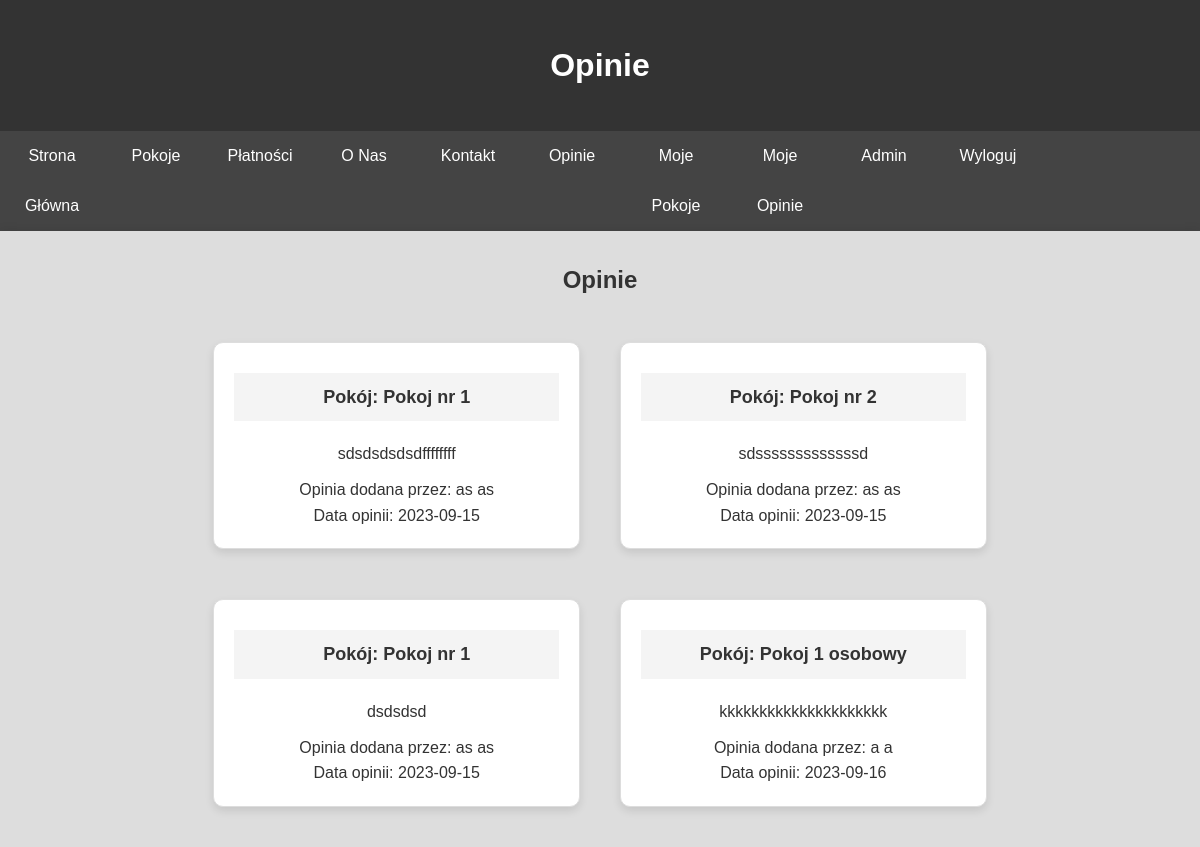
The app's page /reviews.php (signed in) with its own data.
### tables this page shows
CREATE TABLE `reviews` (
  `review_id` int(11) NOT NULL,
  `user_id` int(11) DEFAULT NULL,
  `room_id` int(11) DEFAULT NULL,
  `review_text` text DEFAULT NULL,
  `review_date` date DEFAULT NULL
);

CREATE TABLE `rooms` (
  `room_id` int(11) NOT NULL,
  `room_name` varchar(255) NOT NULL,
  `room_description` text DEFAULT NULL,
  `room_image` varchar(255) DEFAULT NULL,
  `is_available` tinyint(1) DEFAULT 1,
  `price` decimal(10,2) NOT NULL DEFAULT 0.00
);

CREATE TABLE `users` (
  `user_id` int(11) NOT NULL,
  `username` varchar(255) NOT NULL,
  `password` varchar(255) NOT NULL,
  `first_name` varchar(255) NOT NULL,
  `last_name` varchar(255) NOT NULL,
  `email` varchar(255) NOT NULL,
  `role` varchar(10) NOT NULL DEFAULT 'user'
);

### reviews.php (the view, shortened to what this page needs)
<?php
include 'includes/db_connection.php';
$sql = "SELECT rooms.room_name, rooms.room_image, reviews.review_text, users.first_name, users.last_name, reviews.review_date
        FROM reviews
        JOIN rooms ON reviews.room_id = rooms.room_id
        JOIN users ON reviews.user_id = users.user_id";
$reviews = $conn->query($sql);
?>
<!DOCTYPE html>
<html lang='pl'>
<head>
    <link rel='stylesheet' href='assets/css/styles.css'>
</head>
<body>
    <header>
        <h1>Opinie</h1>
    </header>
    <nav>
        <ul>
            <li><a href='index.php'>Strona Główna</a></li>
            <li><a href='available_rooms.php'>Pokoje</a></li>
            <li><a href='payments.php'>Płatności</a></li>
            <li><a href='about.php'>O Nas</a></li>
            <li><a href='contact.php'>Kontakt</a></li>
            <li><a href='reviews.php'>Opinie</a></li>
            <li><a href='my_rooms.php'>Moje Pokoje</a></li>
            <li><a href='my_reviews.php'>Moje Opinie</a></li>
            <?php if (isset($_SESSION['role']) && $_SESSION['role'] == 'admin'): ?>
                <li><a href='admin_panel.php'>Admin</a></li>
            <?php endif; ?>
            <li><a href='logout.php'>Wyloguj</a></li>
        </ul>
    </nav>
    <div class="centered-container">
        <main>
            <section class='user-reviews'>
                <div class='reviews-section'>
                    <h2 class="section-title">Opinie</h2>
                    <div class="reviews-grid">
                        <?php
                        if ($reviews->num_rows > 0) {
                            while ($review = $reviews->fetch_assoc()) {
                                echo "<div class='review-card room-card'>";
                                echo "<h3>Pokój: " . $review['room_name'] . "</h3>";
                                echo "<p>" . $review['review_text'] . "</p>";
                                echo "<span>Opinia dodana przez: " . $review['first_name'] . " " . $review['last_name'] . "</span>";
                                if (!empty($review['review_date'])) {
                                    echo "<br><span>Data opinii: " . $review['review_date'] . "</span>";
                                }
                                echo "</div>";
                            }
                        } else {
                            echo "<p>Brak opinii.</p>";
                        }
                        ?>
                    </div>
                </div>
            </section>
        </main>
    </div>
</body>
</html>

### assets/css/styles.css (style rules this page uses)
* { padding: 0; margin: 0; box-sizing: border-box; }
body, h1, h2, h3, p, ul, li, a, input, textarea, select, button { font-family: 'Arial', sans-serif; }
body { background-color: #ddd; color: #333; font-size: 16px; line-height: 1.6; }
header, footer { background-color: #333; color: #fff; text-align: center; padding: 40px 0; }
nav ul { display: flex; list-style-type: none; background-color: #444; }
nav ul li { float: left; width: 7%; margin: 0 10px; }
nav ul li a { display: block; color: #fff; text-align: center; text-decoration: none; line-height: 50px; border-radius: 5px; transition: background-color 0.3s, transform 0.3s; }
main { display: flex; padding: 20px; background-color: #ddd; box-shadow: 0 0 10px rgba(0, 0, 0, 0.1); }
.centered-container { display: flex; justify-content: center; align-items: center; }
.room-card { width: 500px; border: 1px solid #ccc; border-radius: 10px; overflow: hidden; box-shadow: 0 4px 8px rgba(0, 0, 0, 0.1); transition: transform 0.3s; }
.room-card h3 { padding: 10px; background-color: #f4f4f4; margin: 0; }
.room-card p { padding: 10px; margin: 0; }
.room-card { width: 300px; background-color: #fff; border: 1px solid #ddd; border-radius: 10px; box-shadow: 0 4px 8px rgba(0, 0, 0, 0.1); margin: 10px; padding: 20px; text-align: center; transition: transform 0.3s; overflow: hidden; }
.room-card h3 { font-size: 18px; margin-top: 10px; }
.room-card p { font-size: 16px; margin-top: 10px; }
.reviews-section h2 { text-align: center; }
.reviews-grid { display: flex; flex-wrap: wrap; gap: 20px; justify-content: center; }
.review-card { min-width: calc(33.33% - 20px); background-color: #fff; padding: 20px; text-align: center; box-shadow: 0 4px 8px rgba(0, 0, 0, 0.1); border-radius: 10px; transition: transform 0.3s; margin-bottom: 20px; }
.room-card { width: 300px; background-color: #fff; border: 1px solid #ddd; border-radius: 10px; box-shadow: 0 4px 8px rgba(0, 0, 0, 0.1); padding: 20px; text-align: center; transition: transform 0.3s; overflow: hidden; }
.user-reviews h2 { text-align: center; margin-bottom: 20px; width: 100%; }
.section-title { text-align: center; font-size: 24px; color: #333; margin-bottom: 20px; padding: 10px; border-bottom: 2px solid #ddd; }
.user-reviews { display: flex; flex-wrap: wrap; gap: 20px; justify-content: center; }

### records on screen
reviews: room.room_name "Pokoj nr 1", review_text "sdsdsdsdsdffffffff", user.first_name "as", user.last_name "as", review_date "2023-09-15"
reviews: room.room_name "Pokoj nr 2", review_text "sdsssssssssssssd", user.first_name "as", user.last_name "as", review_date "2023-09-15"
reviews: room.room_name "Pokoj nr 1", review_text "dsdsdsd", user.first_name "as", user.last_name "as", review_date "2023-09-15"
reviews: room.room_name "Pokoj 1 osobowy", review_text "kkkkkkkkkkkkkkkkkkkkk", user.first_name "a", user.last_name "a", review_date "2023-09-16"
